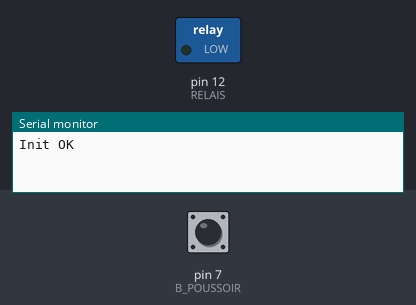
The sketch below on a simulated Arduino Uno, built with avr-gcc and run on an emulated ATmega328P. Parts: switched loads named in the sketch (green lamp = pin HIGH), the last lines printed to the serial monitor. Dashed ring = blinking. The inputs (shaded band) are chosen by the test bench; at power-on: pin 7 (B_POUSSOIR) LOW.

Above: at 1.2 s.
1.3 s: pin 7 (B_POUSSOIR) driven HIGH
At 1.6 s:
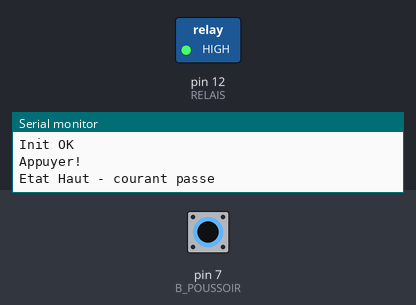
2.8 s: pin 7 (B_POUSSOIR) pulsed LOW 5 times (0.12 s each, 0.3 s apart)
At 3.37 s:
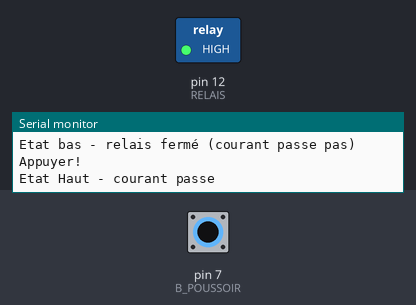
Timing chart, 0 to 5.8 s (numbered marks = the images above; inputs shaded):
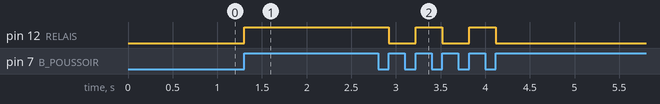

Measured:
- after the input at 1.3 s, pin 12 (RELAIS): LOW → HIGH at once
- after the input at 2.8 s, pin 12 (RELAIS): alternates HIGH for 0.30 s and LOW for 0.30 s, 5 changes in all, then stays LOW, starting after 0.12 s

The sketch:

ballonEauChaudePilotage.ino
```cpp
#define B_POUSSOIR 7
#define RELAIS 12
#define RELAY_ON 0
#define RELAY_OFF 1

//Déclaration des variables
int memoireBp = LOW; //Mémoire du bouton poussoir
int etatBp = LOW; //Etat actuel du PB
int etatRelais = LOW; //Etat du relais

void setup() {
  Serial.begin(9600);          //  setup serial
  Serial.println("Init OK");
  //On initialise les entrées/sorties
  pinMode(B_POUSSOIR, INPUT);
  pinMode(RELAIS, OUTPUT);
  digitalWrite(RELAIS, etatRelais); //On écrit l'état du relais

}

void loop() {
  //Récupération de l'état actuel du BP
  etatBp = digitalRead(B_POUSSOIR);

  //Si l'état est différent de la mémoire et qu'il est à HIGH (Front montant)
  if(etatBp != memoireBp && etatBp == HIGH) {
     Serial.println("Appuyer!");
    //On inverse l'état du relais
    if(etatRelais == HIGH) {
      etatRelais = RELAY_ON;
      Serial.println("Etat bas - relais fermé (courant passe pas)");

    } else {
      etatRelais = RELAY_OFF;
      Serial.println("Etat Haut - courant passe");
    }

    //On écrit l'état du relais
    digitalWrite(RELAIS, etatRelais);
    delay(100);
  }
  //On conserve l'état du bouton
  memoireBp = etatBp;
}
```
